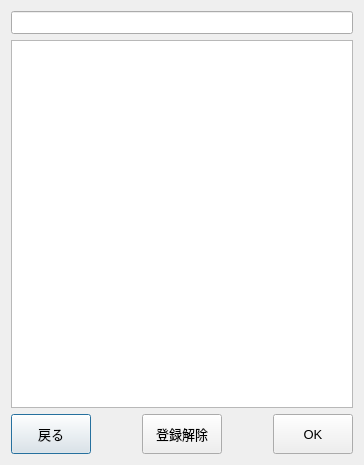
<?xml version="1.0" encoding="UTF-8"?>
<ui version="4.0">
 <class>SelectAbnomaForm</class>
 <widget class="QDialog" name="SelectAbnomaForm">
  <property name="geometry">
   <rect>
    <x>0</x>
    <y>0</y>
    <width>364</width>
    <height>465</height>
   </rect>
  </property>
  <property name="windowTitle">
   <string>Dialog</string>
  </property>
  <layout class="QVBoxLayout" name="verticalLayout" stretch="0,1,0">
   <item>
    <widget class="QLineEdit" name="txtSearch">
     <property name="font">
      <font>
       <family>Yu Gothic UI</family>
       <pointsize>10</pointsize>
      </font>
     </property>
    </widget>
   </item>
   <item>
    <widget class="QTableView" name="tvMain"/>
   </item>
   <item>
    <layout class="QHBoxLayout" name="horizontalLayout">
     <item>
      <widget class="QPushButton" name="btnCancel">
       <property name="minimumSize">
        <size>
         <width>0</width>
         <height>40</height>
        </size>
       </property>
       <property name="font">
        <font>
         <family>Yu Gothic UI</family>
         <pointsize>10</pointsize>
        </font>
       </property>
       <property name="text">
        <string>戻る</string>
       </property>
      </widget>
     </item>
     <item>
      <spacer name="horizontalSpacer_2">
       <property name="orientation">
        <enum>Qt::Horizontal</enum>
       </property>
       <property name="sizeHint" stdset="0">
        <size>
         <width>40</width>
         <height>20</height>
        </size>
       </property>
      </spacer>
     </item>
     <item>
      <widget class="QPushButton" name="btnReset">
       <property name="minimumSize">
        <size>
         <width>0</width>
         <height>40</height>
        </size>
       </property>
       <property name="font">
        <font>
         <family>Yu Gothic UI</family>
         <pointsize>10</pointsize>
        </font>
       </property>
       <property name="text">
        <string>登録解除</string>
       </property>
      </widget>
     </item>
     <item>
      <spacer name="horizontalSpacer">
       <property name="orientation">
        <enum>Qt::Horizontal</enum>
       </property>
       <property name="sizeHint" stdset="0">
        <size>
         <width>40</width>
         <height>20</height>
        </size>
       </property>
      </spacer>
     </item>
     <item>
      <widget class="QPushButton" name="btnOK">
       <property name="minimumSize">
        <size>
         <width>0</width>
         <height>40</height>
        </size>
       </property>
       <property name="font">
        <font>
         <family>Yu Gothic UI</family>
         <pointsize>10</pointsize>
        </font>
       </property>
       <property name="text">
        <string>OK</string>
       </property>
      </widget>
     </item>
    </layout>
   </item>
  </layout>
 </widget>
 <resources/>
 <connections>
  <connection>
   <sender>btnOK</sender>
   <signal>clicked()</signal>
   <receiver>SelectAbnomaForm</receiver>
   <slot>btnOK_clicked()</slot>
   <hints>
    <hint type="sourcelabel">
     <x>351</x>
     <y>452</y>
    </hint>
    <hint type="destinationlabel">
     <x>135</x>
     <y>424</y>
    </hint>
   </hints>
  </connection>
  <connection>
   <sender>btnReset</sender>
   <signal>clicked()</signal>
   <receiver>SelectAbnomaForm</receiver>
   <slot>btnReset_clicked()</slot>
   <hints>
    <hint type="sourcelabel">
     <x>215</x>
     <y>425</y>
    </hint>
    <hint type="destinationlabel">
     <x>246</x>
     <y>439</y>
    </hint>
   </hints>
  </connection>
  <connection>
   <sender>btnCancel</sender>
   <signal>clicked()</signal>
   <receiver>SelectAbnomaForm</receiver>
   <slot>btnCancel_clicked()</slot>
   <hints>
    <hint type="sourcelabel">
     <x>76</x>
     <y>433</y>
    </hint>
    <hint type="destinationlabel">
     <x>112</x>
     <y>449</y>
    </hint>
   </hints>
  </connection>
  <connection>
   <sender>txtSearch</sender>
   <signal>textChanged(QString)</signal>
   <receiver>SelectAbnomaForm</receiver>
   <slot>txtSearch_textChanged()</slot>
   <hints>
    <hint type="sourcelabel">
     <x>215</x>
     <y>19</y>
    </hint>
    <hint type="destinationlabel">
     <x>361</x>
     <y>25</y>
    </hint>
   </hints>
  </connection>
 </connections>
 <slots>
  <slot>btnOK_clicked()</slot>
  <slot>btnReset_clicked()</slot>
  <slot>btnCancel_clicked()</slot>
  <slot>txtSearch_textChanged()</slot>
 </slots>
</ui>
